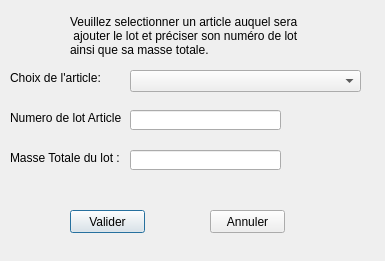
<?xml version="1.0" encoding="UTF-8"?>
<ui version="4.0">
 <class>F_Lot</class>
 <widget class="QDialog" name="F_Lot">
  <property name="geometry">
   <rect>
    <x>0</x>
    <y>0</y>
    <width>385</width>
    <height>261</height>
   </rect>
  </property>
  <property name="windowTitle">
   <string>Formulaire Lot</string>
  </property>
  <widget class="QComboBox" name="cbChoixArticle">
   <property name="geometry">
    <rect>
     <x>130</x>
     <y>70</y>
     <width>231</width>
     <height>22</height>
    </rect>
   </property>
  </widget>
  <widget class="QLabel" name="label">
   <property name="geometry">
    <rect>
     <x>10</x>
     <y>70</y>
     <width>91</width>
     <height>16</height>
    </rect>
   </property>
   <property name="text">
    <string>Choix de l'article:</string>
   </property>
  </widget>
  <widget class="QLabel" name="label_2">
   <property name="geometry">
    <rect>
     <x>10</x>
     <y>110</y>
     <width>111</width>
     <height>16</height>
    </rect>
   </property>
   <property name="text">
    <string>Numero de lot Article:</string>
   </property>
  </widget>
  <widget class="QLineEdit" name="leNumLotArticle">
   <property name="geometry">
    <rect>
     <x>130</x>
     <y>110</y>
     <width>151</width>
     <height>20</height>
    </rect>
   </property>
  </widget>
  <widget class="QLabel" name="label_3">
   <property name="geometry">
    <rect>
     <x>70</x>
     <y>10</y>
     <width>231</width>
     <height>51</height>
    </rect>
   </property>
   <property name="text">
    <string>Veuillez selectionner un article auquel sera
 ajouter le lot et préciser son numéro de lot 
ainsi que sa masse totale.</string>
   </property>
  </widget>
  <widget class="QPushButton" name="btValiderFormLot">
   <property name="geometry">
    <rect>
     <x>70</x>
     <y>210</y>
     <width>75</width>
     <height>23</height>
    </rect>
   </property>
   <property name="text">
    <string>Valider</string>
   </property>
  </widget>
  <widget class="QPushButton" name="btAnnulerFormLot">
   <property name="geometry">
    <rect>
     <x>210</x>
     <y>210</y>
     <width>75</width>
     <height>23</height>
    </rect>
   </property>
   <property name="text">
    <string>Annuler</string>
   </property>
  </widget>
  <widget class="QLineEdit" name="leMasseTotaleLot">
   <property name="geometry">
    <rect>
     <x>130</x>
     <y>150</y>
     <width>151</width>
     <height>20</height>
    </rect>
   </property>
  </widget>
  <widget class="QLabel" name="label_4">
   <property name="geometry">
    <rect>
     <x>10</x>
     <y>150</y>
     <width>111</width>
     <height>16</height>
    </rect>
   </property>
   <property name="text">
    <string>Masse Totale du lot :</string>
   </property>
  </widget>
 </widget>
 <resources/>
 <connections/>
</ui>
